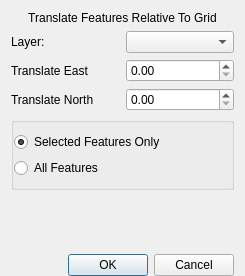
<?xml version="1.0" encoding="UTF-8"?>
<ui version="4.0">
 <class>TranslateFeaturesDialog</class>
 <widget class="QDialog" name="TranslateFeaturesDialog">
  <property name="geometry">
   <rect>
    <x>0</x>
    <y>0</y>
    <width>245</width>
    <height>276</height>
   </rect>
  </property>
  <property name="windowTitle">
   <string>Dialog</string>
  </property>
  <layout class="QVBoxLayout" name="verticalLayout_3">
   <property name="bottomMargin">
    <number>0</number>
   </property>
   <item>
    <widget class="QLabel" name="headerLabel">
     <property name="text">
      <string>Translate Features Relative To Grid</string>
     </property>
     <property name="alignment">
      <set>Qt::AlignCenter</set>
     </property>
    </widget>
   </item>
   <item>
    <layout class="QGridLayout" name="gridLayout">
     <item row="2" column="1">
      <widget class="QDoubleSpinBox" name="translateNorthSpin"/>
     </item>
     <item row="0" column="1">
      <widget class="QComboBox" name="layerComboBox"/>
     </item>
     <item row="2" column="0">
      <widget class="QLabel" name="translateNorthLabel">
       <property name="text">
        <string>Translate North</string>
       </property>
       <property name="buddy">
        <cstring>translateNorthSpin</cstring>
       </property>
      </widget>
     </item>
     <item row="0" column="0">
      <widget class="QLabel" name="layerLabel">
       <property name="text">
        <string>Layer:</string>
       </property>
       <property name="buddy">
        <cstring>layerComboBox</cstring>
       </property>
      </widget>
     </item>
     <item row="1" column="0">
      <widget class="QLabel" name="translateEastLabel">
       <property name="text">
        <string>Translate East</string>
       </property>
       <property name="buddy">
        <cstring>translateEastSpin</cstring>
       </property>
      </widget>
     </item>
     <item row="1" column="1">
      <widget class="QDoubleSpinBox" name="translateEastSpin"/>
     </item>
    </layout>
   </item>
   <item>
    <widget class="QGroupBox" name="groupBox">
     <property name="title">
      <string/>
     </property>
     <property name="flat">
      <bool>true</bool>
     </property>
     <layout class="QVBoxLayout" name="verticalLayout">
      <property name="leftMargin">
       <number>0</number>
      </property>
      <property name="rightMargin">
       <number>0</number>
      </property>
      <item>
       <widget class="QRadioButton" name="selectedFeaturesButton">
        <property name="text">
         <string>Selected Features Only</string>
        </property>
        <property name="checked">
         <bool>true</bool>
        </property>
       </widget>
      </item>
      <item>
       <widget class="QRadioButton" name="allFeaturesButton">
        <property name="text">
         <string>All Features</string>
        </property>
       </widget>
      </item>
     </layout>
    </widget>
   </item>
   <item>
    <spacer name="verticalSpacer">
     <property name="orientation">
      <enum>Qt::Vertical</enum>
     </property>
     <property name="sizeHint" stdset="0">
      <size>
       <width>20</width>
       <height>0</height>
      </size>
     </property>
    </spacer>
   </item>
   <item>
    <widget class="QDialogButtonBox" name="buttonBox">
     <property name="orientation">
      <enum>Qt::Horizontal</enum>
     </property>
     <property name="standardButtons">
      <set>QDialogButtonBox::Cancel|QDialogButtonBox::Ok</set>
     </property>
    </widget>
   </item>
  </layout>
 </widget>
 <tabstops>
  <tabstop>layerComboBox</tabstop>
  <tabstop>translateEastSpin</tabstop>
  <tabstop>translateNorthSpin</tabstop>
  <tabstop>selectedFeaturesButton</tabstop>
  <tabstop>allFeaturesButton</tabstop>
  <tabstop>buttonBox</tabstop>
 </tabstops>
 <resources/>
 <connections>
  <connection>
   <sender>buttonBox</sender>
   <signal>accepted()</signal>
   <receiver>TranslateFeaturesDialog</receiver>
   <slot>accept()</slot>
   <hints>
    <hint type="sourcelabel">
     <x>248</x>
     <y>254</y>
    </hint>
    <hint type="destinationlabel">
     <x>157</x>
     <y>274</y>
    </hint>
   </hints>
  </connection>
  <connection>
   <sender>buttonBox</sender>
   <signal>rejected()</signal>
   <receiver>TranslateFeaturesDialog</receiver>
   <slot>reject()</slot>
   <hints>
    <hint type="sourcelabel">
     <x>316</x>
     <y>260</y>
    </hint>
    <hint type="destinationlabel">
     <x>286</x>
     <y>274</y>
    </hint>
   </hints>
  </connection>
 </connections>
</ui>
